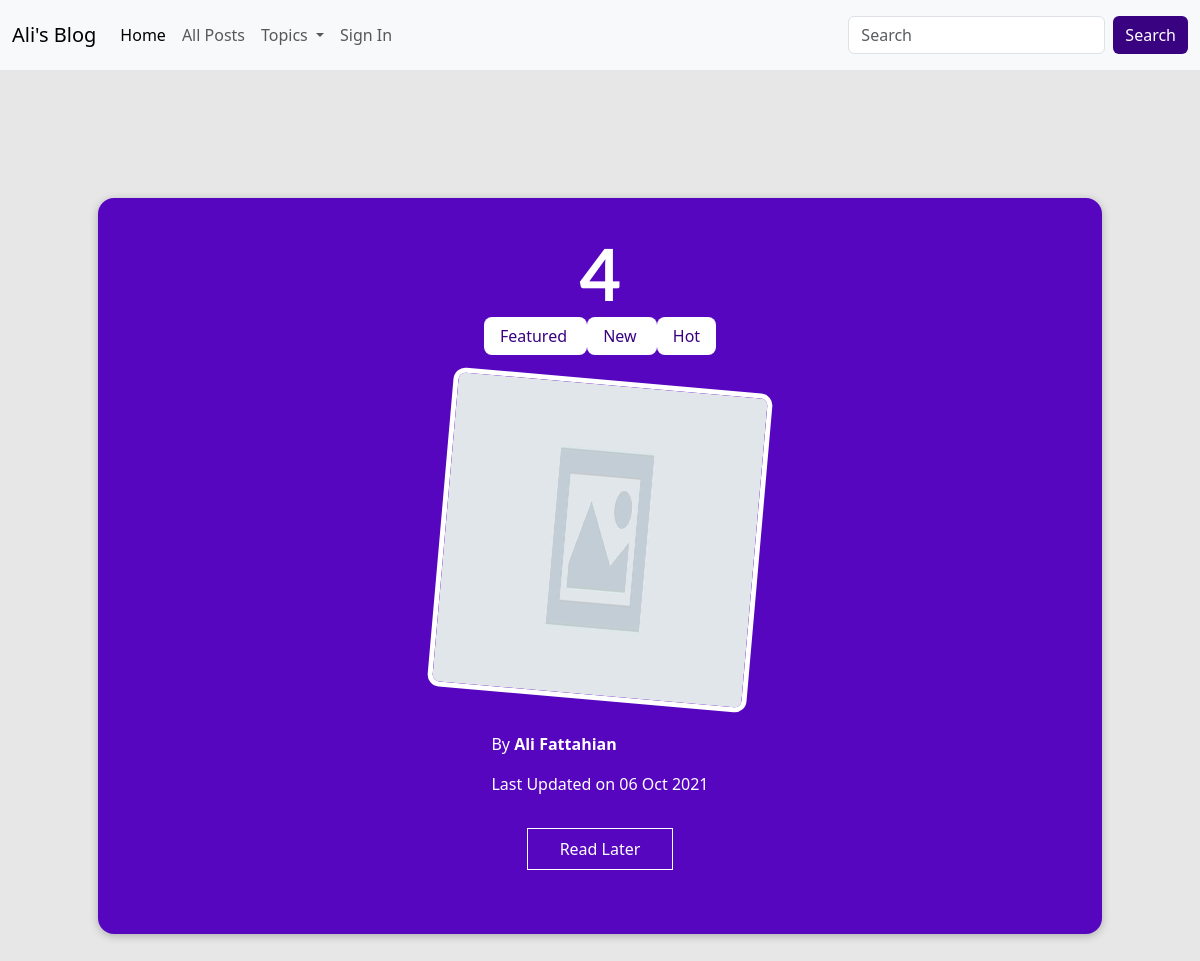
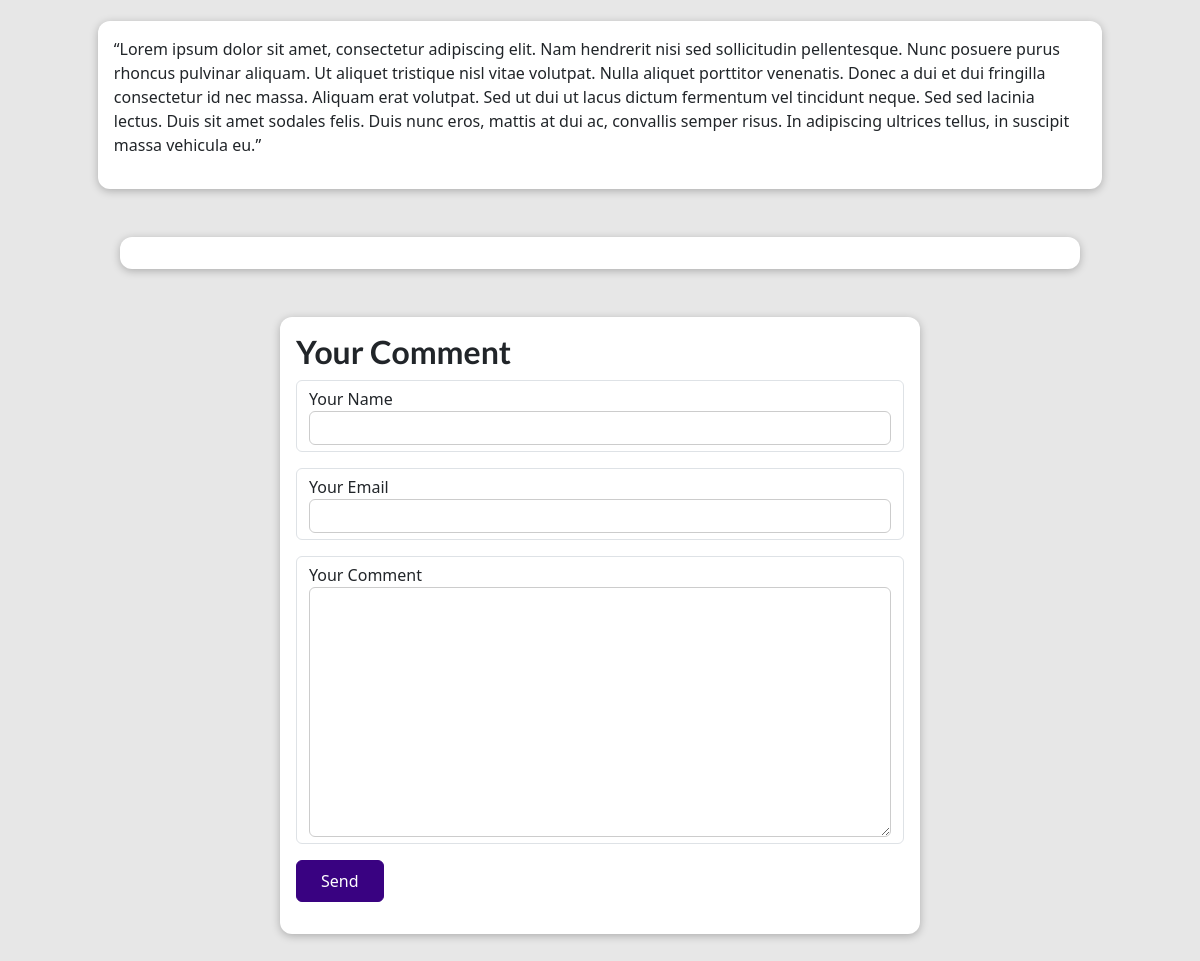
The page /posts/4 on the database its author committed (2 pictures, top to bottom).
### blog/models.py (models this page shows, shortened)
class Post(models.Model):
    title = models.CharField(max_length = 50)
    excerpt = models.CharField(max_length= 200)
    image = models.ImageField(upload_to = 'posts', null = True, default = 'posts/default_post_image.jpg')
    date = models.DateField(auto_now = True)
    slug = models.SlugField(unique=True) #db_index = True is here by default, we don't have to add it.(it is use to make quering the data more efficient)
    content = models.TextField(validators = [MinLengthValidator(10)])
    author = models.ForeignKey(Author, on_delete= models.SET_NULL, related_name = 'posts', null = True)
    tag = models.ManyToManyField(Tag)

class Tag(models.Model):
    caption = CharField(max_length= 50, null = True)

class Author(models.Model):
    first_name = models.CharField(max_length= 50)
    last_name = models.CharField(max_length= 80)
    email_address = models.EmailField(null = True)
    def __str__(self):
        return f'{self.first_name} {self.last_name}'

### blog/views.py (the view, shortened to what this page needs)
# urls.py: path('posts/<slug:slug>', views.PostDetailView.as_view(), name = 'post'),
class PostDetailView(View):
    def is_stored_post(self, request, post_id):
        stored_posts = request.session.get('stored_posts')
        if stored_posts is not None:
            is_saved_for_later = post_id in stored_posts
        else:
            is_saved_for_later = False
        return is_saved_for_later
    def get(self, request, slug):
        post = get_object_or_404(Post, slug = slug)
        context = {
            'one_post':post,
            'post_tags':post.tag.all(),
            'form':CommentForm(),
            'comments':post.comments.all().order_by('-id'),
            'saved_for_later':self.is_stored_post(request, post.id)
        }
        return render(request, 'blog/post-detail.html', context)

### blog/forms.py
class CommentForm(forms.ModelForm):
    class Meta:
        model = Comment
        exclude = ('post',)
        labels = {
            'username':'Your Name',
            'email': 'Your Email',
            'comment_content':'Your Comment'
        }

### blog/templates/blog/post-detail.html (shortened to what this page needs)
{%extends 'base.html' %}
{% load static %}
{% block css %}
<link rel = 'stylesheet' href = '{% static 'blog/post-detail.css' %}'>
<link rel="stylesheet" media = "screen and (min-width:651px) and (max-width:768px)" href="{% static 'blog/tablet.css' %}">
<link rel="stylesheet" media = "screen and (min-width:501px) and (max-width:650px)" href="{% static 'blog/mini-tablet.css' %}">
<link rel="stylesheet" media = "screen and (max-width:500px)" href="{% static 'blog/smartphone.css' %}">
{% endblock %}
{% block content %}
    <div class="container">
        <section id  = 'summary'>
            <h2>{{ one_post.title }}</h2>
            <div id = "tags">
                {% for tag in post_tags %}
                    <span class = 'tag'> {{ tag.caption }} </span>
                {% endfor %}
            </div>
            <div id="read-later">
                <form action="{% url "read-later" %}" method="post">
                    <button>
                        {% if saved_for_later %}
                        Remove from "Read Later" List
                        {% else %}
                        Read Later
                        {% endif %}
                    </button>
                </form>
            </div>
            <article class = "article">
                <img src = "{{ one_post.image.url }}" alt = '{{ one_post.title }}'>
            </article>
            <div class="address">
                <address>By <a href = 'mailto:{{post.author.email_address}}'>{{ one_post.author }}</a></address>
                <div class="time">Last Updated on <time>{{ one_post.date|date:'d M Y'}}</time></div>
            </div>
        </section>
        <main>
            {{ one_post.content|linebreaks }}
        </main>
        <section id = "comments">
        </section>
        <section id = "comment-form">
            <h2>Your Comment</h2>
            <form action="{% url 'post' one_post.slug %}" method = "post">
                {% for field in form %}
                <div class="form-control {% if field.errors %}invalid{% endif %}">
                    {{ field.label }}
                    {{ field }}
                </div>
                {% endfor %}
                <button type="submit">Send</button>
            </form>
        </section>
    </div>
{% endblock %}

### static/app.css (style rules this page uses)
* { box-sizing: border-box; }
html { font-family: 'Open Sans', 'Lato', sans-serif; }
body { margin: 0; }
h1, h2, h3 { font-family: 'Lato', sans-serif; font-weight: bold; }

### blog/static/blog/post-detail.css (style rules this page uses)
body { background-color: #e7e7e7; }
#summary { margin: 8rem auto 3rem auto; padding: 1rem 2rem; width: 90%; display: flex; flex-direction: column-reverse; max-width: 90rem; border-radius: 16px; overflow: hidden; align-items: center; background-color: #5706c0; position: relative; box-shadow: 0 2px 8px rgba(0, 0, 0, 0.25); }
#summary h2 { order: 3; color: white; font-size: 4.5rem; margin-top: 1rem; }
#summary article { order: 1; padding: 1rem 2rem; border-radius: 12px; text-align: right; color: white; }
#summary article img { width: 20rem; height: 20rem; border-radius: 12px; transform: rotateZ(5deg); border: 5px solid white; margin-bottom: 1rem; }
.address address { color: white; }
.address address a { color: white; text-decoration: none; font-weight: bold; }
.time { color: white; }
#read-later { margin: 2rem 0; }
#read-later button { background-color: transparent; border: 1px solid white; padding: 0.5rem 2rem; font: inherit; color: white; cursor: pointer; transition: background 0.4s ease-in-out; }
main { width: 90%; max-width: 90rem; margin: 3rem auto; background-color: white; padding: 1rem; border-radius: 12px; box-shadow: 0 2px 8px rgba(0, 0, 0, 0.25); }
#tags { order: 2; margin-bottom: 1rem; }
.tag { color: #390281; background-color: white; padding: 0.5rem 1rem; border-radius: 8px; }
#comment-form { margin: 3rem auto; width: 90%; max-width: 40rem; border-radius: 12px; background-color: white; box-shadow: 0 2px 8px rgba(0, 0, 0, 0.25); padding: 1rem; }
#comment-form button { font:inherit; background-color: #390281; color: white; border: 1px solid #390281; padding: 0.5rem 1.5rem; border-radius: 6px; cursor: pointer; }
.form-control { margin-bottom: 1rem; }
.form-control input, .form-control textarea { display: block; width: 100%; font: inherit; padding: 0.25rem; border-radius: 6px; border: 1px solid #ccc; }
#comments { margin: 3rem auto; width: 90%; max-width: 60rem; border-radius: 12px; background-color: white; box-shadow: 0 2px 8px rgba(0, 0, 0, 0.25); padding: 1rem 2rem; }

### blog/static/blog/tablet.css (style rules this page uses)
#summary { min-width: 0; }
#summary h2 { font-size: 2rem; margin-top: 3.75rem; margin-left:1rem; }

### blog/static/blog/mini-tablet.css (style rules this page uses)
#summary { min-width: 0; }
#summary h2 { font-size: 2rem; }

### blog/static/blog/smartphone.css (style rules this page uses)
body { display: flex; flex-direction: column; }
.container { display: flex; flex-direction: column; }
#summary { padding: 1rem 2rem; min-width: 0; max-width: 346px; }
#summary h2 { font-size: 2rem; margin-top: 2rem; margin-left:1rem; }
#summary article img { height: 12rem; width: 12rem; border: none; padding: 0; margin: 0; transform: rotate(0); border-radius: 50%; }
#read-later { text-align: center; position: absolute; bottom: -25%; right: 2%; }
#read-later button { background-color: #390281; width: 20rem; }
main { margin-top: 5rem; }

### rows shown on the page
Post: title "4", image (placeholder picture), author "Ali Fattahian", date "06 Oct 2021", content "“Lorem ipsum dolor sit amet, consectetur adipiscing elit. Nam hendrerit nisi sed sollicitudin pellentesque. Nunc posuere purus rhoncus pulvinar aliquam. Ut aliquet tristique nisl vitae volutpat. Nulla aliquet porttitor venenatis. Donec a dui et dui fringilla consectetur id nec massa. Aliquam erat volutpat. Sed ut dui ut lacus dictum fermentum vel tincidunt neque. Sed sed lacinia lectus. Duis sit amet sodales felis. Duis nunc eros, mattis at dui ac, convallis semper risus. In adipiscing ultrices tellus, in suscipit massa vehicula eu.”"
Tag: caption "Featured"
Tag: caption "New"
Tag: caption "Hot"

### other values the page prints
{{ field.label }} "Your Name" "Your Email" "Your Comment"
